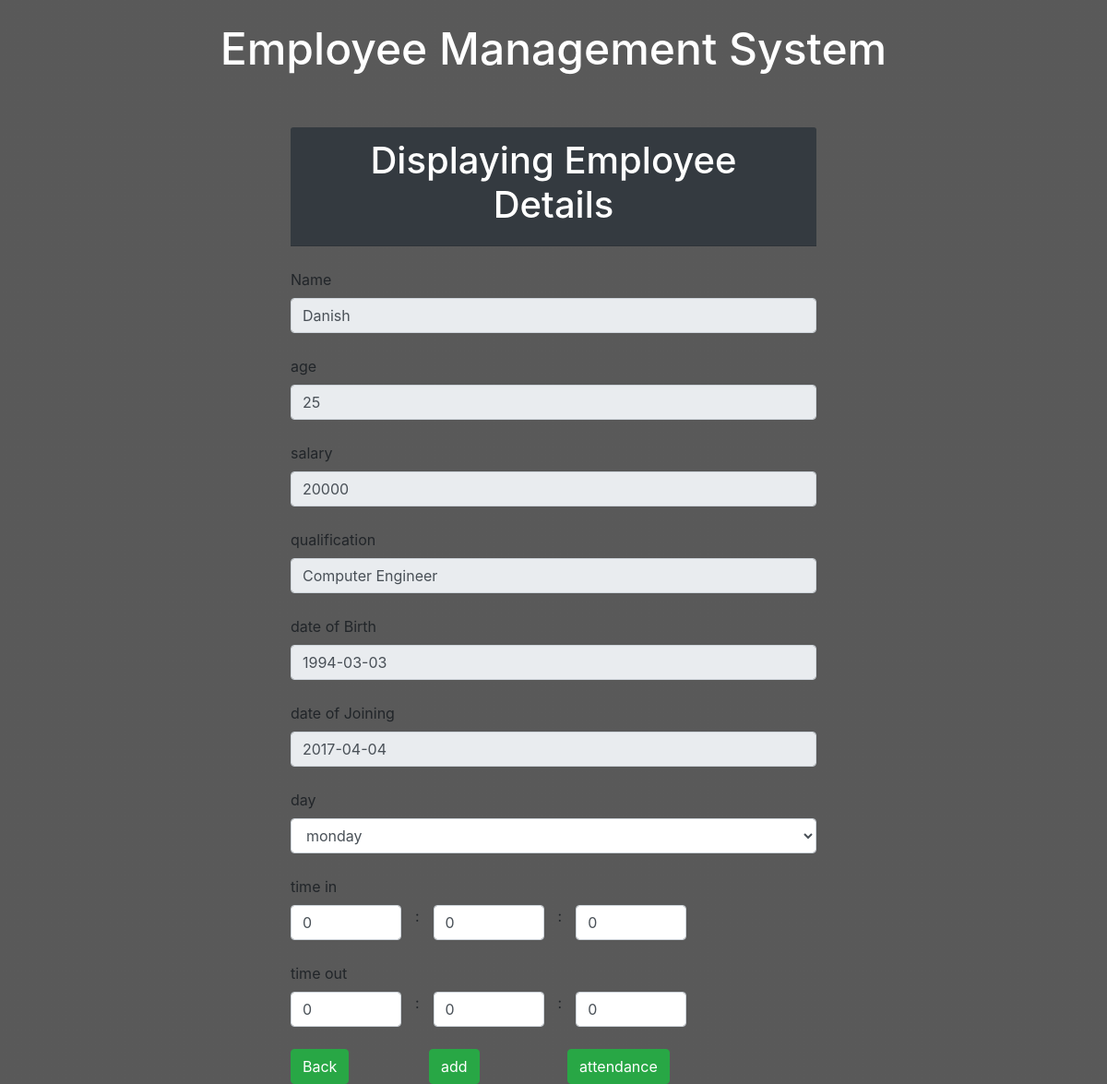
The app's page /viewhr.php?id=1 (signed in) with its own data.
### tables this page shows
CREATE TABLE `employee` (
  `id` int(10) NOT NULL,
  `name` varchar(50) NOT NULL,
  `age` int(20) NOT NULL,
  `salary` int(20) NOT NULL,
  `date_of_birth` date NOT NULL,
  `date_of_join` date NOT NULL,
  `qualification` varchar(50) NOT NULL
);

### viewhr.php (the view, shortened to what this page needs)
<?php
include 'conn.php';
$id = $_GET['id'];
$q="select * from employee where id = $id";
$query = mysqli_query($conn,$q);
$res=mysqli_fetch_array($query);
?>
<!DOCTYPE html>
<html>
<head>
<link href="https://stackpath.bootstrapcdn.com/bootstrap/4.1.1/css/bootstrap.min.css" rel="stylesheet">
</head>
<body>
<br>
<div>
<h2 class="text-white"><center><font size="10">Employee Management System</font></center></h2>
</div><br>
<div class="col-lg-6 m-auto">
	<form method="post">
		<br><div>
			<div class="card-header bg-dark">
				<h1 class="text-white text-center">Displaying Employee Details</h1>
			</div><br>
			<label>Name</label>
			<input type="text" name="name" class="form-control" value="<?php echo $res['name']; ?>" readonly><br>
			<label>age</label>
			<input type="text" name="age" class="form-control" value="<?php echo $res['age']; ?>" readonly><br>
			<label>salary</label>
			<input type="text" name="salary" class="form-control" value="<?php echo $res['salary']; ?>" readonly><br>
			<label>qualification</label>
			<input type="text" name="qualification" class="form-control" value="<?php echo $res['qualification']; ?>" readonly><br>
            <label>date of Birth</label>
			<input type="text" name="dob" class="form-control"
			value="<?php echo $res['date_of_birth']; ?>" readonly><br>
			<label>date of Joining</label>
			<input type="text" name="doj" class="form-control" value="<?php echo $res['date_of_join']; ?>" readonly><br>
			<label>day</label>
			<select name="day" class="form-control">
				<option>monday</option>
			</select><br>
			<label>time in</label>
			<div class="row">
			<div class="col-md-3"><input type="text" name="t_in1" class="form-control" value="0" required pattern="[0-9]{1,2}"
        title="this field accepts only numbers  and two characters"></div>:
			<div class="col-md-3"><input type="text" name="t_in2" class="form-control" value="0" required pattern="[0-9]{1,2}"
        title="this field accepts only numbers  and two characters"></div>:
			<div class="col-md-3"><input type="text" name="t_in3" class="form-control" value="0" required pattern="[0-9]{1,2}"
        title="this field accepts only numbers  and two characters"></div>
		    </div>
			<br>
			<label>time out</label>
			<div class="row">
			<div class="col-md-3"><input type="text" name="t_out1" class="form-control" value="0" required pattern="[0-9]{1,2}"
        title="this field accepts only numbers  and two characters"></div>:
			<div class="col-md-3"><input type="text" name="t_out2" class="form-control" value="0" required pattern="[0-9]{1,2}"
        title="this field accepts only numbers  and two characters"></div>:
			<div class="col-md-3"><input type="text" name="t_out3" class="form-control" value="0" required pattern="[0-9]{1,2}"
        title="this field accepts only numbers and two characters"></div>
		    </div><br>
            <div class="row">
			<div class="col-md-3"><button class="btn btn-success" name="Back">Back</button></div>
			<div class="col-md-3"><button class="btn btn-success" name="add">add</button></div>
			<div class="col-md-3"><button class="btn btn-success" name="view">attendance</button></div>
		    </div>
		</div>
	</form>
</div>
</body>
</html>

### viewhr.php (style rules this page uses)
body { background-image:linear-gradient(rgba(71,71,71,0.9),rgba(71,71,71,0.9)),url("img/a4.jpg"); background-size: cover; background-position: center; height: 100vh; }

### records on screen
employee: name "Danish", age "25", salary "20000", qualification "Computer Engineer", dob "1994-03-03", doj "2017-04-04"
